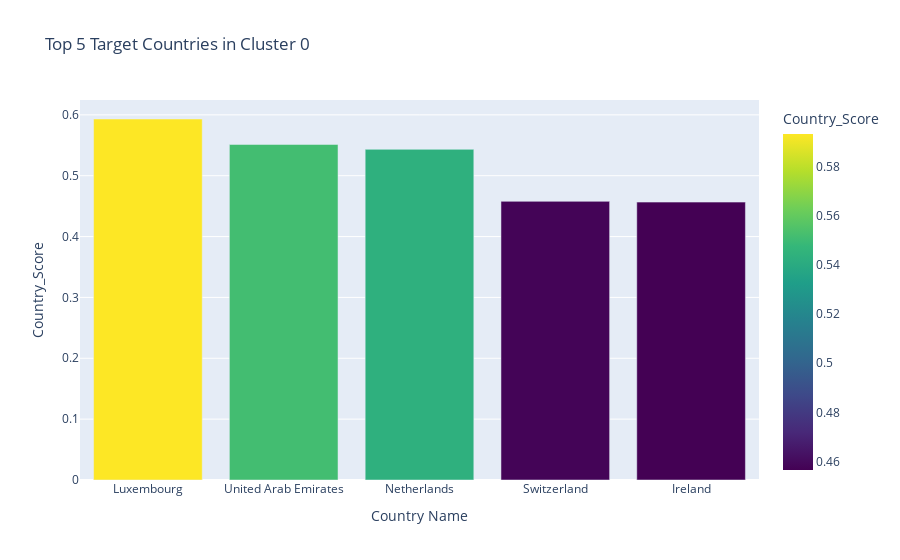

Notebook code for this chart:
### Code cell
# Visualize Top 5 Candidates
top5 = top_candidates.head(5)

fig = px.bar(top5, x='Country Name', y='Country_Score',
             title='Top 5 Target Countries in Cluster 0',
             color='Country_Score',
             color_continuous_scale='Viridis')
fig.show()

best_country = top5.iloc[0]['Country Name']
print(f"\nThe recommended target country is: {best_country}")

### Figure 1 — Plotly figure (JSON) as saved in the notebook; plotly's stock layout.template omitted (floating-point values rounded to 4 significant figures)
{"data": [{"hovertemplate": "Country Name=%{x}<br>Country_Score=%{marker.color}<extra></extra>", "legendgroup": "", "marker": {"color": [0.5932, 0.5513, 0.5433, 0.4579, 0.4566], "coloraxis": "coloraxis", "pattern": {"shape": ""}}, "name": "", "orientation": "v", "showlegend": false, "textposition": "auto", "type": "bar", "x": ["Luxembourg", "United Arab Emirates", "Netherlands", "Switzerland", "Ireland"], "xaxis": "x", "y": [0.5932, 0.5513, 0.5433, 0.4579, 0.4566], "yaxis": "y"}], "layout": {"barmode": "relative", "coloraxis": {"colorbar": {"title": {"text": "Country_Score"}}, "colorscale": [[0, "#440154"], [0.1111, "#482878"], [0.2222, "#3e4989"], [0.3333, "#31688e"], [0.4444, "#26828e"], [0.5556, "#1f9e89"], [0.6667, "#35b779"], [0.7778, "#6ece58"], [0.8889, "#b5de2b"], [1, "#fde725"]]}, "legend": {"tracegroupgap": 0}, "title": {"text": "Top 5 Target Countries in Cluster 0"}, "xaxis": {"anchor": "y", "domain": [0, 1], "title": {"text": "Country Name"}}, "yaxis": {"anchor": "x", "domain": [0, 1], "title": {"text": "Country_Score"}}}}
